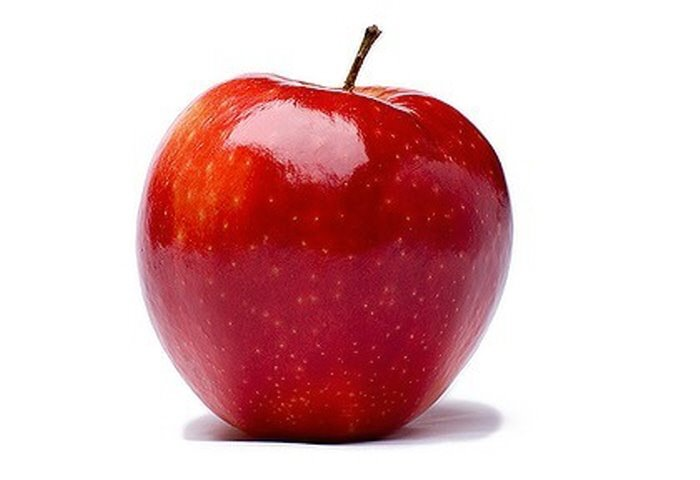
#> input picture opencv_test/apple.jpg, 700 x 480 px
$ python trackbar.py
#> lines starting #> are read from the running program, lines starting #| are printed output that depends on the picture; after the words box and inside, x2 and y2 are one past the last pixel; in counts of white or black regions, pixels touching at a corner belong together
import numpy as np
import cv2

# 트랙바 핸들러
def onChange(pos):
	h1 = cv2.getTrackbarPos('H1','img')
	h2 = cv2.getTrackbarPos('H2','img')
	s1 = cv2.getTrackbarPos('S1','img')
	s2 = cv2.getTrackbarPos('S2','img')
	v1 = cv2.getTrackbarPos('V1','img')
	v2 = cv2.getTrackbarPos('V2','img')

	mask_h = cv2.inRange(hsv,(h1,s1,v1),(h2,s2,v2))
	res1 = cv2.bitwise_and(hsv,hsv,mask=mask_h)
	res1 = cv2.cvtColor(res1, cv2.COLOR_HSV2BGR)

	cv2.imshow('img',res1)

def onChangeH(pos):
	h = cv2.getTrackbarPos('H','img')
	h1 = h - 10
	h2 = h + 10
	mask_h = cv2.inRange(hsv, (h1,0,0), (h2,255,255))
	res1 = cv2.bitwise_and(hsv, hsv, mask=mask_h)
	res1 = cv2.cvtColor(res1, cv2.COLOR_HSV2BGR)

	cv2.imshow('img',res1)
	print("Change!!!!!!!!!!!")
def onChangeS(pos):
	s = cv2.getTrackbarPos('S', 'img')
	s1 = s - 10
	s2 = s + 10
	mask_s = cv2.inRange(hsv, (0,s1,0), (180,s2,255))
	res2 = cv2.bitwise_and(hsv, hsv, mask=mask_s)
	res2 = cv2.cvtColor(res2, cv2.COLOR_HSV2BGR)

	cv2.imshow('img',res2)
	print("나도 됬당.")

def onChangeV(pos):
        v = cv2.getTrackbarPos('V', 'img')
        v1 = v - 10
        v2 = v + 10
        mask_v = cv2.inRange(hsv, (0,0,v1), (180,255,v2))
        res3 = cv2.bitwise_and(hsv, hsv, mask=mask_v)
        res3 = cv2.cvtColor(res3, cv2.COLOR_HSV2BGR)

        cv2.imshow('img',res3)
        print("나도 됬당.")
# init
cv2.namedWindow('img')
img = cv2.imread('./apple.jpg', cv2.IMREAD_COLOR)
#> img is the input picture: shape (480, 700, 3); mean B, G, R 184.8, 182.3, 224.2
hsv = cv2.cvtColor(img,cv2.COLOR_BGR2HSV)
#> hsv: shape (480, 700, 3); mean H, S, V 44.5, 68.3, 224.3
cv2.imshow('img',img)

# 트랙바 생성
cv2.createTrackbar('H1','img',0,180,onChange)
#> slider 'H1' is set to 60
cv2.createTrackbar('H2','img',0,180,onChange)
#> slider 'H2' is set to 180
cv2.createTrackbar('S1','img',0,255,onChange)
#> slider 'S1' is set to 85
cv2.createTrackbar('S2','img',0,255,onChange)
#> slider 'S2' is set to 255
cv2.createTrackbar('V1','img',0,255,onChange)
#> slider 'V1' is set to 85
cv2.createTrackbar('V2','img',0,255,onChange)
#> slider 'V2' is set to 255

# 트랙바 위치 초기화
cv2.setTrackbarPos('H2','img',180)
cv2.setTrackbarPos('S2','img',255)
cv2.setTrackbarPos('V2','img',255)

cv2.waitKey()
#> in onChange, `mask_h = cv2.inRange(hsv,(h1,s1,v1),(h2,s2,v2))`:
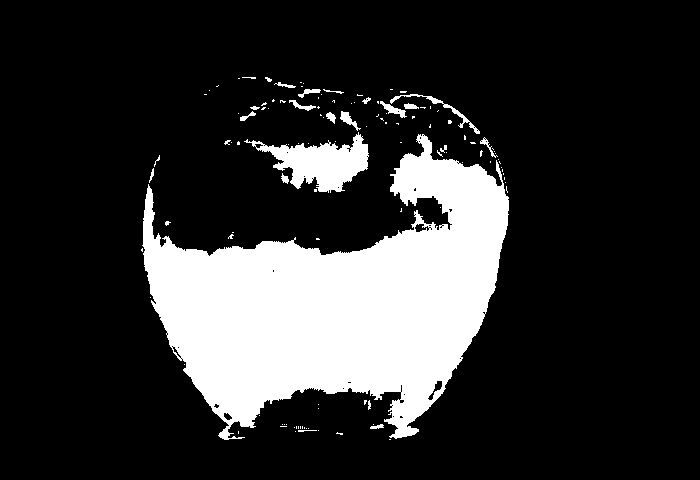
#> mask_h: shape (480, 700); 18.8% white; 119 white regions (97 under 20 px), largest, box (x1, y1, x2, y2) and area: (142, 134, 509, 440) 57653, (244, 132, 369, 193) 3488, (390, 94, 480, 134) 330
#> in onChange, `res1 = cv2.bitwise_and(hsv,hsv,mask=mask_h)`: res1: shape (480, 700, 3); mean H, S, V 32.9, 37.2, 29.9
#> in onChange, `res1 = cv2.cvtColor(res1, cv2.COLOR_HSV2BGR)`:
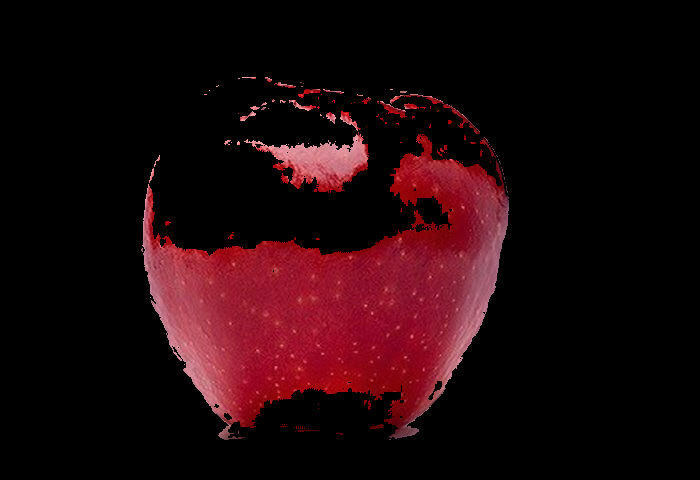
#> res1: shape (480, 700, 3); mean B, G, R 10.4, 7.1, 29.9
cv2.destroyAllWindows()
